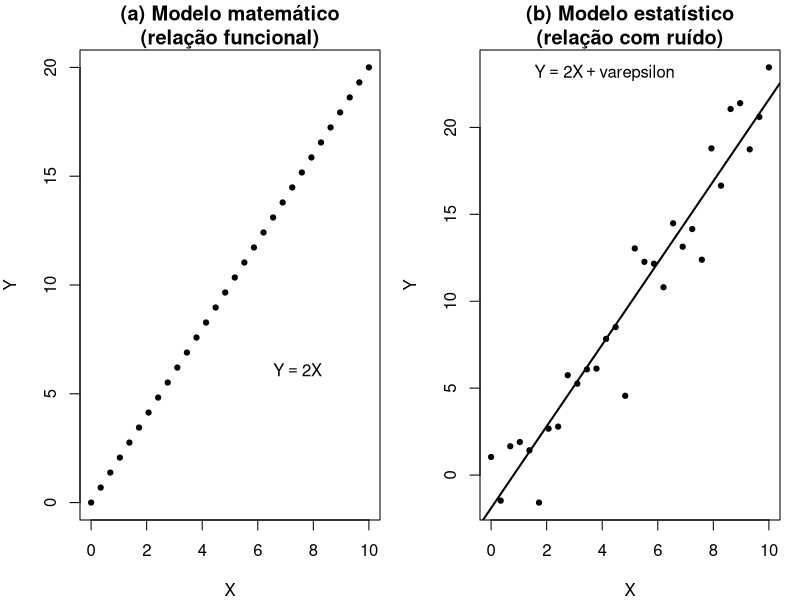
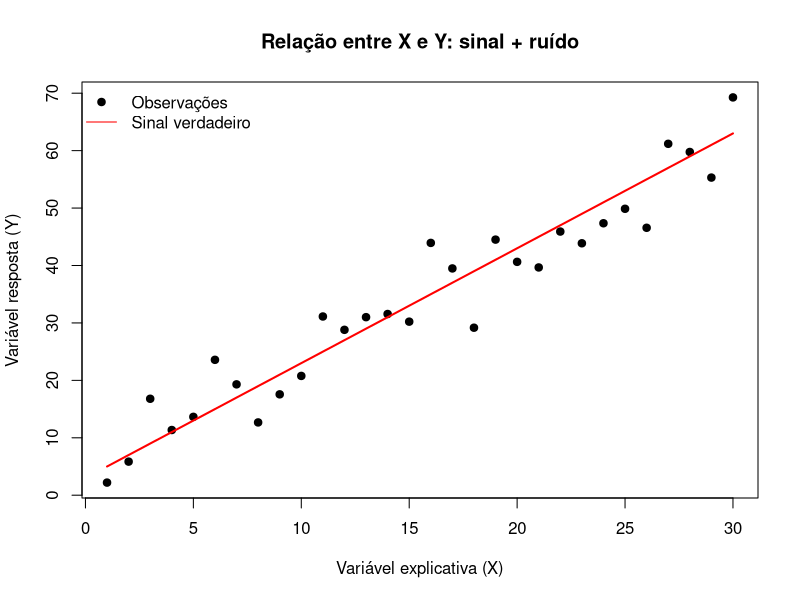
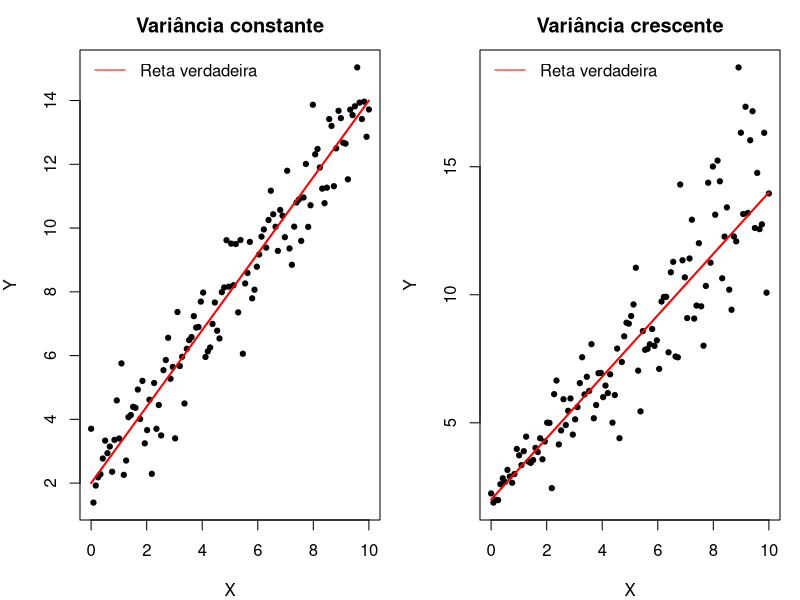
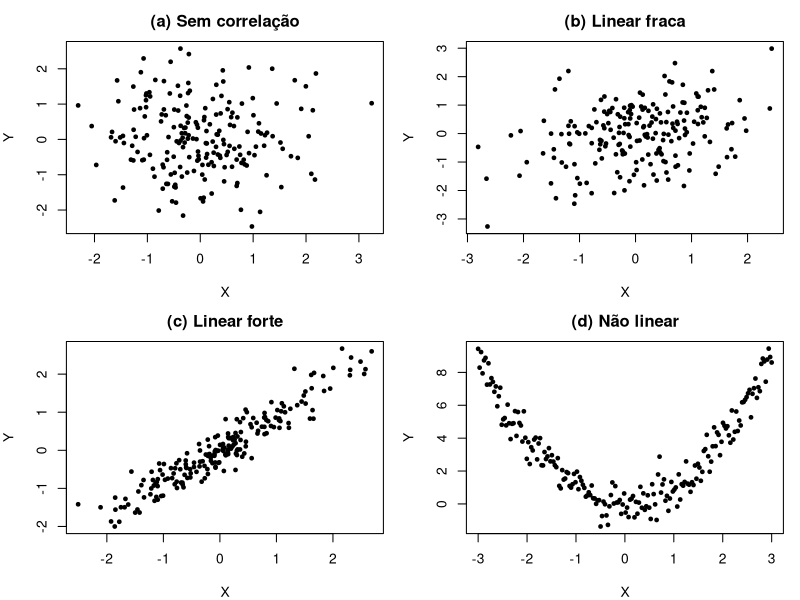
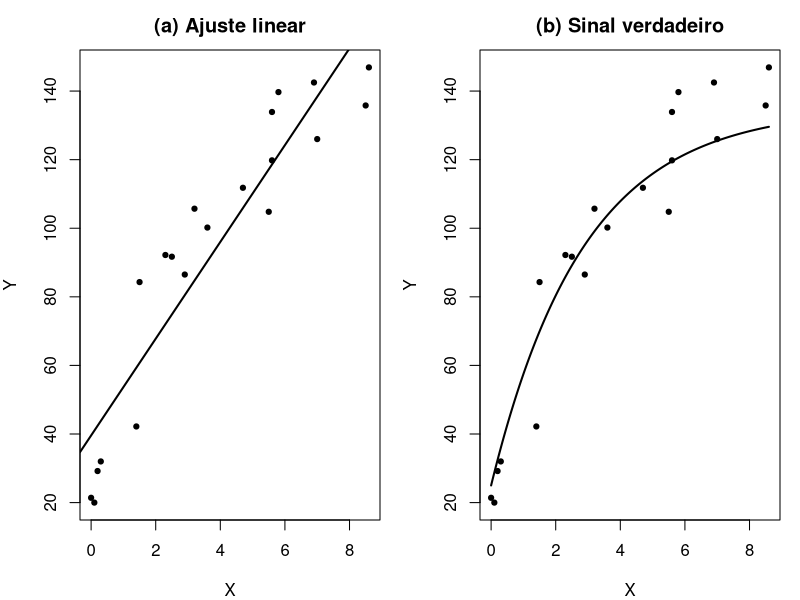
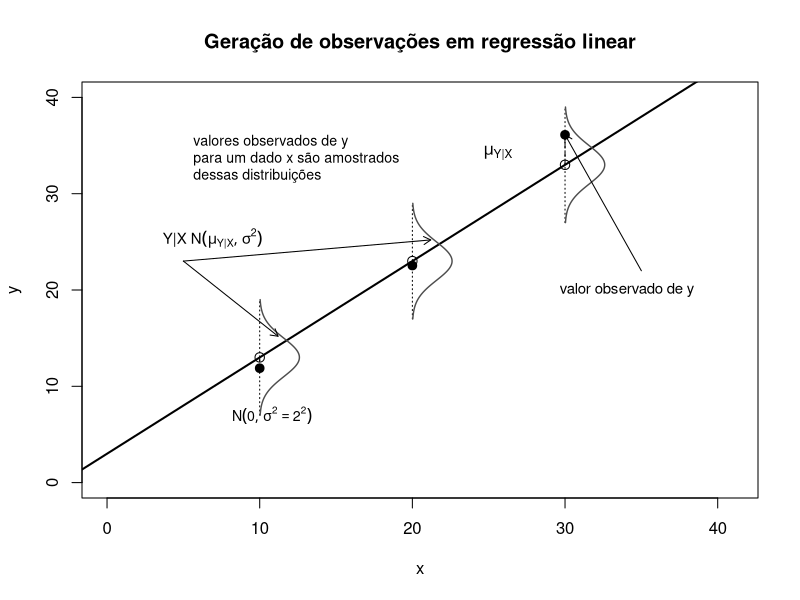

Generate these figures, in order, with R:
## ---- chunk 1
#| label: fig-modelo-matematico-vs-estatistico
#| echo: false
#| warning: false
#| message: false
#| fig-cap: "Modelo matemático (determinístico) versus modelo estatístico (com ruído): no primeiro, a relação é funcional; no segundo, observa-se uma tendência média com variabilidade aleatória."
#| fig-width: 8
#| fig-height: 3.5
#| dpi: 120

set.seed(2026)

# Modelo matemático (determinístico)
x1 <- seq(0, 10, length.out = 30)
y1 <- 2*x1

# Modelo estatístico (estocástico)
x2 <- seq(0, 10, length.out = 30)
y2 <- 2*x2 + rnorm(length(x2), mean = 0, sd = 2)

op <- par(mfrow = c(1, 2), mar = c(4, 4, 2.5, 1))

plot(x1, y1, type = "b", pch = 19, cex = 0.7,
     xlab = "X", ylab = "Y",
     main = "(a) Modelo matemático\n(relação funcional)")
text(6.2, 6.0, labels = expression(Y==2*X), pos = 4)

plot(x2, y2, pch = 19, cex = 0.7,
     xlab = "X", ylab = "Y",
     main = "(b) Modelo estatístico\n(relação com ruído)")
abline(lm(y2 ~ x2), lwd = 2)
text(1.2, max(y2)-0.5, labels = expression(Y==2*X+varepsilon), pos = 4)

par(op)
## ---- chunk 2
#| echo: false
#| warning: false
#| message: false
#| fig-width: 7
#| fig-height: 5

set.seed(123)

# Gerar dados
x <- 1:30
y <- 3 + 2*x + rnorm(30, mean = 0, sd = 5)
df <- data.frame(X = x, Y = y)

# Criar figura
plot(df$X, df$Y,
     pch = 19,
     xlab = "Variável explicativa (X)",
     ylab = "Variável resposta (Y)",
     main = "Relação entre X e Y: sinal + ruído")

# Reta verdadeira
lines(x, 3 + 2*x, col = "red", lwd = 2)

legend("topleft",
       legend = c("Observações", "Sinal verdadeiro"),
       pch = c(19, NA),
       lty = c(NA, 1),
       col = c("black", "red"),
       bty = "n")
## ---- chunk 3
#| echo: false
#| fig-cap: "Sinal + ruído: (esq.) variância constante; (dir.) variância crescente (heteroscedasticidade)."
#| fig-width: 7
#| fig-height: 3.5
#| fig-format: png
#| dpi: 120

set.seed(321)

n <- 120
x <- seq(0, 10, length.out = n)
beta0 <- 2.0
beta1 <- 1.2
sinal <- beta0 + beta1*x

# Homoscedástico
y1 <- sinal + rnorm(n, mean = 0, sd = 1.0)

# Heteroscedástico: desvio cresce com x
y2 <- sinal + rnorm(n, mean = 0, sd = 0.25 + 0.25*x)

op <- par(mfrow = c(1, 2), mar = c(4, 4, 2.5, 1))

plot(x, y1,
     pch = 19, cex = 0.7,
     xlab = "X", ylab = "Y",
     main = "Variância constante")
lines(x, sinal, col = "red", lwd = 2)
legend("topleft", legend = c("Reta verdadeira"), lty = 1, col = "red", bty = "n")

plot(x, y2,
     pch = 19, cex = 0.7,
     xlab = "X", ylab = "Y",
     main = "Variância crescente")
lines(x, sinal, col = "red", lwd = 2)
legend("topleft", legend = c("Reta verdadeira"), lty = 1, col = "red", bty = "n")

par(op)
## ---- chunk 4
#| echo: false
#| fig-cap: "Correlação entre X e Y: (a) nenhuma, (b) linear fraca, (c) linear forte, (d) não linear."
#| fig-width: 6
#| fig-height: 4
#| fig-format: png
#| dpi: 120

set.seed(123)

n <- 200
x_seq <- seq(-3, 3, length.out = n)

# (a) Sem correlação
xa <- rnorm(n, 0, 1)
ya <- rnorm(n, 0, 1)

# (b) Linear fraca
xb <- rnorm(n, 0, 1)
yb <- 0.3*xb + rnorm(n, 0, 0.95)

# (c) Linear forte
xc <- rnorm(n, 0, 1)
yc <- 0.9*xc + rnorm(n, 0, 0.3)

# (d) Não linear (curva em U)
xd <- x_seq
yd <- (xd^2) + rnorm(n, 0, 0.7)

op <- par(mfrow = c(2, 2), mar = c(4, 4, 2.5, 1))

plot(xa, ya, pch = 19, cex = 0.6, xlab = "X", ylab = "Y", main = "(a) Sem correlação")
plot(xb, yb, pch = 19, cex = 0.6, xlab = "X", ylab = "Y", main = "(b) Linear fraca")
plot(xc, yc, pch = 19, cex = 0.6, xlab = "X", ylab = "Y", main = "(c) Linear forte")
plot(xd, yd, pch = 19, cex = 0.6, xlab = "X", ylab = "Y", main = "(d) Não linear")

par(op)
## ---- chunk 5
#| label: simula-base-nao-linear
#| echo: false
#| warning: false
#| message: false

set.seed(2026)

# Base não linear: sinal do tipo saturação (cresce rápido e depois estabiliza)
n <- 20
x <- sort(runif(n, min = 0, max = 10))

# Sinal verdadeiro (não linear)
f_true <- function(x) 25 + 110*(1 - exp(-0.35*x))   # saturação

# Ruído (erro)
sigma <- 10
y <- f_true(x) + rnorm(n, mean = 0, sd = sigma)

dados_nl <- data.frame(x = x, y = y)
dados_nl <- round(dados_nl,1)

#head(dados_nl,10)
## ---- chunk 6
#| label: fig-linear-vs-nao-linear
#| echo: false
#| warning: false
#| message: false
#| fig-cap: "Exemplo com sinal não linear: (esq.) ajuste linear; (dir.) sinal verdadeiro que gerou os dados."
#| fig-width: 8
#| fig-height: 3.6
#| dpi: 120

# Ajuste linear (modelo errado por especificação)
aj_lin <- lm(y ~ x, data = dados_nl)

# Grade para desenhar curvas
xg <- seq(min(dados_nl$x), max(dados_nl$x), length.out = 300)

op <- par(mfrow = c(1, 2), mar = c(4, 4, 2.5, 1))

# (1) Ajuste linear
plot(dados_nl$x, dados_nl$y,
     pch = 19, cex = 0.7,
     xlab = "X", ylab = "Y",
     main = "(a) Ajuste linear")
abline(aj_lin, lwd = 2)

# (2) Sinal verdadeiro
plot(dados_nl$x, dados_nl$y,
     pch = 19, cex = 0.7,
     xlab = "X", ylab = "Y",
     main = "(b) Sinal verdadeiro")
lines(xg, f_true(xg), lwd = 2)

par(op)
## ---- chunk 7
#| echo: false
#| warning: false
#| message: false
#| fig-cap: "Como as observações são geradas em regressão linear."
#| fig-width: 6.5
#| fig-height: 5

set.seed(123)

# Densidade normal "lateral" (uma única curva à direita), como na figura do livro
draw_normal_side <- function(x0, mu, sd, height = 3, width = 2.6, n = 400, ...) {
  y <- seq(mu - height*sd, mu + height*sd, length.out = n)
  dens <- dnorm(y, mean = mu, sd = sd)
  dens <- dens / max(dens) * width
  lines(x0 + dens, y, ...)
}

# Pontos fixos de X
x_pts <- c(10, 20, 30)

# Modelo verdadeiro: E(Y|X)=beta0+beta1*X, com Var(Y|X)=sigma^2
beta0 <- 3
beta1 <- 1.0
sigma <- 2

mu_pts <- beta0 + beta1 * x_pts
y_obs <- rnorm(length(x_pts), mean = mu_pts, sd = sigma)

# Ajuste de limites do gráfico para acomodar densidades e rótulos
xlim <- c(0, 41)
ylim <- c(0, 40)

plot(NA, xlim = xlim, ylim = ylim,
     xlab = "x", ylab = "y",
     main = "Geração de observações em regressão linear"
     )

# Reta condicional (sinal): mu_{Y|X}
abline(a = beta0, b = beta1, lwd = 2)

# Desenhar distribuições condicionais e pontos observados
for (i in seq_along(x_pts)) {
  x0 <- x_pts[i]
  mu <- mu_pts[i]

  # Linha vertical em x0 (posição fixa de X)
  segments(x0, mu - 3*sigma, x0, mu + 3*sigma, lty = 3)

  # Distribuição Y|X=x0 (densidade lateral)
  draw_normal_side(x0 = x0, mu = mu, sd = sigma, col = "gray30", lwd = 1.4)

  # Média condicional (na reta)
  points(x0, mu, pch = 1, cex = 1.25)

  # Valor observado de y
  points(x0, y_obs[i], pch = 19, cex = 1.15)

  # Segmento indicando o desvio (erro) em torno da média condicional
  segments(x0, mu, x0, y_obs[i], lty = 2)
}

# --- Anotações (setas e rótulos em português) ---

# Rótulo da média condicional (na reta)
text(24, 34, expression(mu[Y*'|'*X]), pos = 4)

# Rótulo da distribuição condicional
text(3, 25, expression(Y*'|'*X ~ N(mu[Y*'|'*X], sigma^2)), pos = 4, cex = 0.9)

# Setas apontando para "valor observado"
arrows(35, 22, x_pts[3], y_obs[3], length = 0.08)
text(29, 20, "valor observado de y", pos = 4, cex = 0.9)

# Setas apontando para a ideia de "valores observados são amostrados dessas distribuições"
arrows(5, 23, x_pts[1] + 1.2, mu_pts[1] + 2.2, length = 0.08)
arrows(5, 23, x_pts[2] + 1.2, mu_pts[2] + 2.2, length = 0.08)
text(5, 33, "valores observados de y\npara um dado x são amostrados\ndessas distribuições", pos = 4, cex = 0.85)

# Pequena indicação de sigma^2 (como no livro)
text(x_pts[1] + 0.8, mu_pts[1] - 6, expression(N(0, sigma^2 == 2^2)), cex = 0.85)
